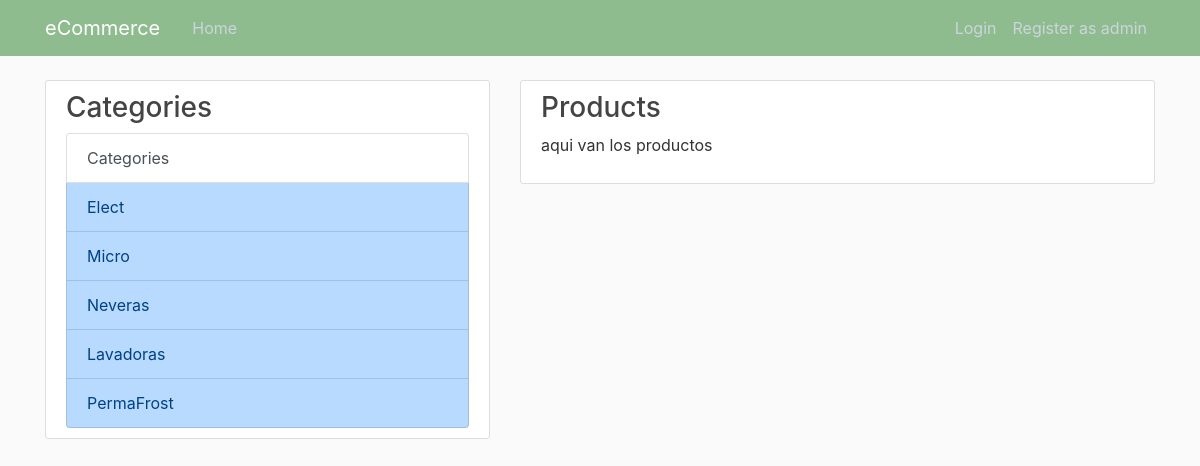
Page /home on the earlier database version.
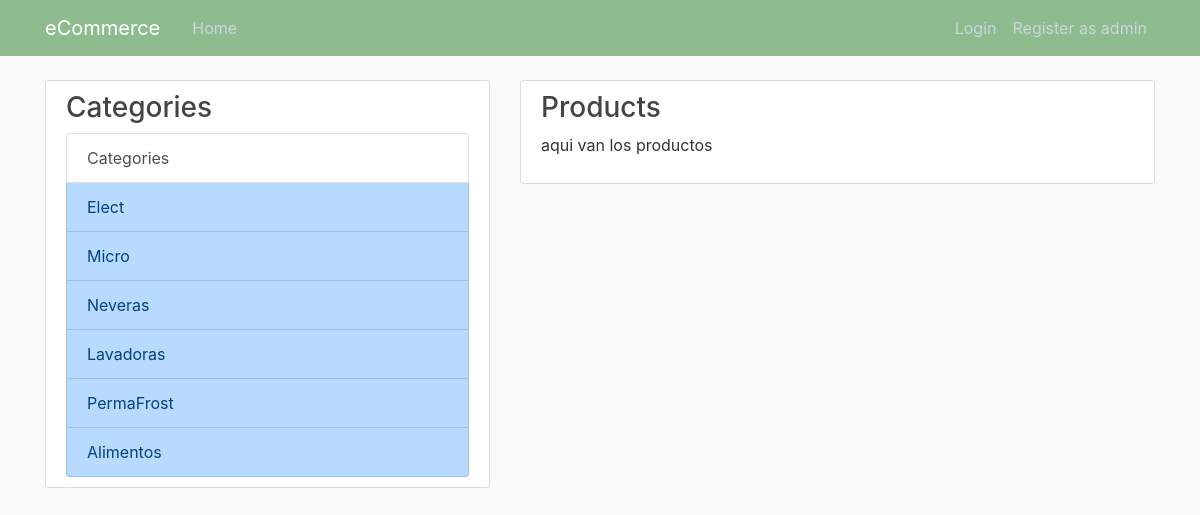
Same page on the later database version.
### app_ecommerce/models.py (models this page shows, shortened)
class Category(db.Model):
    id = db.Column(db.Integer, primary_key=True)
    name = db.Column(db.String(20),unique=True,nullable=False)
    image_file = db.Column(db.String(20),nullable=False,default='defaultCategory.jpg')
    parent_category = db.Column(db.Integer, db.ForeignKey('category.id'),nullable=False,default='root')
    products = db.relationship('Product', backref='cate', lazy=True)
    subCategories = db.relationship('Category',backref=db.backref('parent_cat',remote_side='Category.id'),lazy=True)

### app_ecommerce/main/routes.py (the view)
@main.route('/')
@main.route('/home')
def home():
    categories = Category.query.all()
    return render_template('home.html',categories=categories)

### app_ecommerce/Templates/home.html (shortened to what this page needs)
{% extends 'layout.html' %}
{% block content %}
    <div class="col-md-5">
      <div class="content-section">
        <h3>Categories</h3>
        <div class="list-group">
          <a href="#" class="list-group-item list-group-item-action">Categories</a>
            {% for cat in categories %}
            <a href="#" class="list-group-item list-group-item-action list-group-item-primary">{{cat.name}}</a>
            {% endfor %}
          </div>
      </div>
    </div>
    <div class="col-md-7">
      <div class="content-section">
        <h3>Products</h3>
          aqui van los productos
      </div>
    </div>
{% endblock content %}

### app_ecommerce/Templates/layout.html (shortened to what this page needs)
<!doctype html>
<html lang="en">
    <link rel="stylesheet" href="https://stackpath.bootstrapcdn.com/bootstrap/4.4.1/css/bootstrap.min.css">
    <link rel="stylesheet" type="text/css" href="{{ url_for('static',filename='main.css')}}">
</head>
<body>
    <header class="site-header">
      <nav class="navbar navbar-expand-md navbar-dark bg-steel fixed-top">
        <div class="container">
          <a class="navbar-brand mr-4" href="/">eCommerce</a>
          <div class="collapse navbar-collapse" id="navbarToggle">
            <div class="navbar-nav mr-auto">
              <a class="nav-item nav-link" href="{{url_for('main.home')}}">Home</a>
            </div>
            <div class="navbar-nav">
                {% if current_user.is_authenticated %}
                    <a class="nav-item nav-link" href="{{url_for('users.logout')}}">Logout</a>
                    <a class="nav-item nav-link" href="{{url_for('products.new_product')}}">Create a Product</a>
                    <a class="nav-item nav-link" href="{{url_for('categories.new_category')}}">Create a Category</a>
                {% else %}
                    <a class="nav-item nav-link" href="{{url_for('users.login')}}">Login</a>
                    <a class="nav-item nav-link" href="{{url_for('users.register')}}">Register as admin</a>
                {% endif %}
            </div>
          </div>
        </div>
      </nav>
    </header>
    <main role="main" class="container">
        <div class="row">
            {% block content %}{% endblock %}
        </div>
    </main>
</body>
</html>

### app_ecommerce/static/main.css (style rules this page uses)
body { background: #fafafa; color: #333333; margin-top: 5rem; }
h1, h2, h3, h4, h5, h6 { color: #444444; }
.bg-steel { background-color: darkseagreen; }
.site-header .navbar-nav .nav-link { color: #cbd5db; }
.content-section { background: #ffffff; padding: 10px 20px; border: 1px solid #dddddd; border-radius: 3px; margin-bottom: 20px; }

Differences in the rows shown:
added Category: name "Alimentos"
